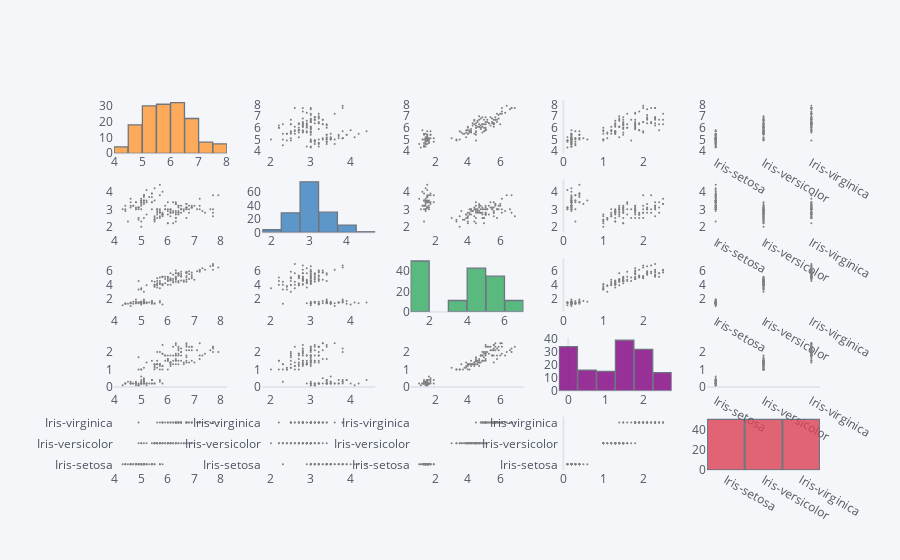

The cell this chart's notebook holds for it:
### Code cell
df.scatter_matrix()

### Figure 1 — Plotly figure (JSON) as saved in the notebook; plotly's stock layout.template omitted (floating-point values rounded to 4 significant figures; data arrays with more than 128 entries replaced by an {"elided": "..."} marker saying what was removed)
{"data": [{"histfunc": "count", "histnorm": "", "marker": {"color": "rgba(255, 153, 51, 1.0)", "line": {"color": "#4D5663", "width": 1.3}}, "name": "SepalLengthCm", "nbinsx": 10, "opacity": 0.8, "orientation": "v", "type": "histogram", "x": {"elided": "150 float values"}, "xaxis": "x", "yaxis": "y"}, {"line": {"color": "rgba(128, 128, 128, 1.0)", "dash": "solid", "shape": "linear", "width": 1.3}, "marker": {"size": 2, "symbol": "circle"}, "mode": "markers", "name": "SepalLengthCm", "text": "", "type": "scatter", "x": {"elided": "150 float values"}, "xaxis": "x2", "y": {"elided": "150 float values"}, "yaxis": "y2"}, {"line": {"color": "rgba(128, 128, 128, 1.0)", "dash": "solid", "shape": "linear", "width": 1.3}, "marker": {"size": 2, "symbol": "circle"}, "mode": "markers", "name": "SepalLengthCm", "text": "", "type": "scatter", "x": {"elided": "150 float values"}, "xaxis": "x3", "y": {"elided": "150 float values"}, "yaxis": "y3"}, {"line": {"color": "rgba(128, 128, 128, 1.0)", "dash": "solid", "shape": "linear", "width": 1.3}, "marker": {"size": 2, "symbol": "circle"}, "mode": "markers", "name": "SepalLengthCm", "text": "", "type": "scatter", "x": {"elided": "150 float values"}, "xaxis": "x4", "y": {"elided": "150 float values"}, "yaxis": "y4"}, {"line": {"color": "rgba(128, 128, 128, 1.0)", "dash": "solid", "shape": "linear", "width": 1.3}, "marker": {"size": 2, "symbol": "circle"}, "mode": "markers", "name": "SepalLengthCm", "text": "", "type": "scatter", "x": {"elided": "150 str values"}, "xaxis": "x5", "y": {"elided": "150 float values"}, "yaxis": "y5"}, {"line": {"color": "rgba(128, 128, 128, 1.0)", "dash": "solid", "shape": "linear", "width": 1.3}, "marker": {"size": 2, "symbol": "circle"}, "mode": "markers", "name": "SepalWidthCm", "text": "", "type": "scatter", "x": {"elided": "150 float values"}, "xaxis": "x6", "y": {"elided": "150 float values"}, "yaxis": "y6"}, {"histfunc": "count", "histnorm": "", "marker": {"color": "rgba(55, 128, 191, 1.0)", "line": {"color": "#4D5663", "width": 1.3}}, "name": "SepalWidthCm", "nbinsx": 10, "opacity": 0.8, "orientation": "v", "type": "histogram", "x": {"elided": "150 float values"}, "xaxis": "x7", "yaxis": "y7"}, {"line": {"color": "rgba(128, 128, 128, 1.0)", "dash": "solid", "shape": "linear", "width": 1.3}, "marker": {"size": 2, "symbol": "circle"}, "mode": "markers", "name": "SepalWidthCm", "text": "", "type": "scatter", "x": {"elided": "150 float values"}, "xaxis": "x8", "y": {"elided": "150 float values"}, "yaxis": "y8"}, {"line": {"color": "rgba(128, 128, 128, 1.0)", "dash": "solid", "shape": "linear", "width": 1.3}, "marker": {"size": 2, "symbol": "circle"}, "mode": "markers", "name": "SepalWidthCm", "text": "", "type": "scatter", "x": {"elided": "150 float values"}, "xaxis": "x9", "y": {"elided": "150 float values"}, "yaxis": "y9"}, {"line": {"color": "rgba(128, 128, 128, 1.0)", "dash": "solid", "shape": "linear", "width": 1.3}, "marker": {"size": 2, "symbol": "circle"}, "mode": "markers", "name": "SepalWidthCm", "text": "", "type": "scatter", "x": {"elided": "150 str values"}, "xaxis": "x10", "y": {"elided": "150 float values"}, "yaxis": "y10"}, {"line": {"color": "rgba(128, 128, 128, 1.0)", "dash": "solid", "shape": "linear", "width": 1.3}, "marker": {"size": 2, "symbol": "circle"}, "mode": "markers", "name": "PetalLengthCm", "text": "", "type": "scatter", "x": {"elided": "150 float values"}, "xaxis": "x11", "y": {"elided": "150 float values"}, "yaxis": "y11"}, {"line": {"color": "rgba(128, 128, 128, 1.0)", "dash": "solid", "shape": "linear", "width": 1.3}, "marker": {"size": 2, "symbol": "circle"}, "mode": "markers", "name": "PetalLengthCm", "text": "", "type": "scatter", "x": {"elided": "150 float values"}, "xaxis": "x12", "y": {"elided": "150 float values"}, "yaxis": "y12"}, {"histfunc": "count", "histnorm": "", "marker": {"color": "rgba(50, 171, 96, 1.0)", "line": {"color": "#4D5663", "width": 1.3}}, "name": "PetalLengthCm", "nbinsx": 10, "opacity": 0.8, "orientation": "v", "type": "histogram", "x": {"elided": "150 float values"}, "xaxis": "x13", "yaxis": "y13"}, {"line": {"color": "rgba(128, 128, 128, 1.0)", "dash": "solid", "shape": "linear", "width": 1.3}, "marker": {"size": 2, "symbol": "circle"}, "mode": "markers", "name": "PetalLengthCm", "text": "", "type": "scatter", "x": {"elided": "150 float values"}, "xaxis": "x14", "y": {"elided": "150 float values"}, "yaxis": "y14"}, {"line": {"color": "rgba(128, 128, 128, 1.0)", "dash": "solid", "shape": "linear", "width": 1.3}, "marker": {"size": 2, "symbol": "circle"}, "mode": "markers", "name": "PetalLengthCm", "text": "", "type": "scatter", "x": {"elided": "150 str values"}, "xaxis": "x15", "y": {"elided": "150 float values"}, "yaxis": "y15"}, {"line": {"color": "rgba(128, 128, 128, 1.0)", "dash": "solid", "shape": "linear", "width": 1.3}, "marker": {"size": 2, "symbol": "circle"}, "mode": "markers", "name": "PetalWidthCm", "text": "", "type": "scatter", "x": {"elided": "150 float values"}, "xaxis": "x16", "y": {"elided": "150 float values"}, "yaxis": "y16"}, {"line": {"color": "rgba(128, 128, 128, 1.0)", "dash": "solid", "shape": "linear", "width": 1.3}, "marker": {"size": 2, "symbol": "circle"}, "mode": "markers", "name": "PetalWidthCm", "text": "", "type": "scatter", "x": {"elided": "150 float values"}, "xaxis": "x17", "y": {"elided": "150 float values"}, "yaxis": "y17"}, {"line": {"color": "rgba(128, 128, 128, 1.0)", "dash": "solid", "shape": "linear", "width": 1.3}, "marker": {"size": 2, "symbol": "circle"}, "mode": "markers", "name": "PetalWidthCm", "text": "", "type": "scatter", "x": {"elided": "150 float values"}, "xaxis": "x18", "y": {"elided": "150 float values"}, "yaxis": "y18"}, {"histfunc": "count", "histnorm": "", "marker": {"color": "rgba(128, 0, 128, 1.0)", "line": {"color": "#4D5663", "width": 1.3}}, "name": "PetalWidthCm", "nbinsx": 10, "opacity": 0.8, "orientation": "v", "type": "histogram", "x": {"elided": "150 float values"}, "xaxis": "x19", "yaxis": "y19"}, {"line": {"color": "rgba(128, 128, 128, 1.0)", "dash": "solid", "shape": "linear", "width": 1.3}, "marker": {"size": 2, "symbol": "circle"}, "mode": "markers", "name": "PetalWidthCm", "text": "", "type": "scatter", "x": {"elided": "150 str values"}, "xaxis": "x20", "y": {"elided": "150 float values"}, "yaxis": "y20"}, {"line": {"color": "rgba(128, 128, 128, 1.0)", "dash": "solid", "shape": "linear", "width": 1.3}, "marker": {"size": 2, "symbol": "circle"}, "mode": "markers", "name": "Species", "text": "", "type": "scatter", "x": {"elided": "150 float values"}, "xaxis": "x21", "y": {"elided": "150 str values"}, "yaxis": "y21"}, {"line": {"color": "rgba(128, 128, 128, 1.0)", "dash": "solid", "shape": "linear", "width": 1.3}, "marker": {"size": 2, "symbol": "circle"}, "mode": "markers", "name": "Species", "text": "", "type": "scatter", "x": {"elided": "150 float values"}, "xaxis": "x22", "y": {"elided": "150 str values"}, "yaxis": "y22"}, {"line": {"color": "rgba(128, 128, 128, 1.0)", "dash": "solid", "shape": "linear", "width": 1.3}, "marker": {"size": 2, "symbol": "circle"}, "mode": "markers", "name": "Species", "text": "", "type": "scatter", "x": {"elided": "150 float values"}, "xaxis": "x23", "y": {"elided": "150 str values"}, "yaxis": "y23"}, {"line": {"color": "rgba(128, 128, 128, 1.0)", "dash": "solid", "shape": "linear", "width": 1.3}, "marker": {"size": 2, "symbol": "circle"}, "mode": "markers", "name": "Species", "text": "", "type": "scatter", "x": {"elided": "150 float values"}, "xaxis": "x24", "y": {"elided": "150 str values"}, "yaxis": "y24"}, {"histfunc": "count", "histnorm": "", "marker": {"color": "rgba(219, 64, 82, 1.0)", "line": {"color": "#4D5663", "width": 1.3}}, "name": "Species", "nbinsx": 10, "opacity": 0.8, "orientation": "v", "type": "histogram", "x": {"elided": "150 str values"}, "xaxis": "x25", "yaxis": "y25"}], "layout": {"bargap": 0.02, "legend": {"bgcolor": "#F5F6F9", "font": {"color": "#4D5663"}}, "paper_bgcolor": "#F5F6F9", "plot_bgcolor": "#F5F6F9", "showlegend": false, "title": {"font": {"color": "#4D5663"}}, "xaxis": {"anchor": "y", "domain": [0, 0.16], "gridcolor": "#E1E5ED", "showgrid": false, "tickfont": {"color": "#4D5663"}, "title": {"font": {"color": "#4D5663"}, "text": ""}, "zerolinecolor": "#E1E5ED"}, "xaxis10": {"anchor": "y10", "domain": [0.84, 1], "gridcolor": "#E1E5ED", "showgrid": false, "tickfont": {"color": "#4D5663"}, "title": {"font": {"color": "#4D5663"}, "text": ""}, "zerolinecolor": "#E1E5ED"}, "xaxis11": {"anchor": "y11", "domain": [0, 0.16], "gridcolor": "#E1E5ED", "showgrid": false, "tickfont": {"color": "#4D5663"}, "title": {"font": {"color": "#4D5663"}, "text": ""}, "zerolinecolor": "#E1E5ED"}, "xaxis12": {"anchor": "y12", "domain": [0.21, 0.37], "gridcolor": "#E1E5ED", "showgrid": false, "tickfont": {"color": "#4D5663"}, "title": {"font": {"color": "#4D5663"}, "text": ""}, "zerolinecolor": "#E1E5ED"}, "xaxis13": {"anchor": "y13", "domain": [0.42, 0.58], "gridcolor": "#E1E5ED", "showgrid": false, "tickfont": {"color": "#4D5663"}, "title": {"font": {"color": "#4D5663"}, "text": ""}, "zerolinecolor": "#E1E5ED"}, "xaxis14": {"anchor": "y14", "domain": [0.63, 0.79], "gridcolor": "#E1E5ED", "showgrid": false, "tickfont": {"color": "#4D5663"}, "title": {"font": {"color": "#4D5663"}, "text": ""}, "zerolinecolor": "#E1E5ED"}, "xaxis15": {"anchor": "y15", "domain": [0.84, 1], "gridcolor": "#E1E5ED", "showgrid": false, "tickfont": {"color": "#4D5663"}, "title": {"font": {"color": "#4D5663"}, "text": ""}, "zerolinecolor": "#E1E5ED"}, "xaxis16": {"anchor": "y16", "domain": [0, 0.16], "gridcolor": "#E1E5ED", "showgrid": false, "tickfont": {"color": "#4D5663"}, "title": {"font": {"color": "#4D5663"}, "text": ""}, "zerolinecolor": "#E1E5ED"}, "xaxis17": {"anchor": "y17", "domain": [0.21, 0.37], "gridcolor": "#E1E5ED", "showgrid": false, "tickfont": {"color": "#4D5663"}, "title": {"font": {"color": "#4D5663"}, "text": ""}, "zerolinecolor": "#E1E5ED"}, "xaxis18": {"anchor": "y18", "domain": [0.42, 0.58], "gridcolor": "#E1E5ED", "showgrid": false, "tickfont": {"color": "#4D5663"}, "title": {"font": {"color": "#4D5663"}, "text": ""}, "zerolinecolor": "#E1E5ED"}, "xaxis19": {"anchor": "y19", "domain": [0.63, 0.79], "gridcolor": "#E1E5ED", "showgrid": false, "tickfont": {"color": "#4D5663"}, "title": {"font": {"color": "#4D5663"}, "text": ""}, "zerolinecolor": "#E1E5ED"}, "xaxis2": {"anchor": "y2", "domain": [0.21, 0.37], "gridcolor": "#E1E5ED", "showgrid": false, "tickfont": {"color": "#4D5663"}, "title": {"font": {"color": "#4D5663"}, "text": ""}, "zerolinecolor": "#E1E5ED"}, "xaxis20": {"anchor": "y20", "domain": [0.84, 1], "gridcolor": "#E1E5ED", "showgrid": false, "tickfont": {"color": "#4D5663"}, "title": {"font": {"color": "#4D5663"}, "text": ""}, "zerolinecolor": "#E1E5ED"}, "xaxis21": {"anchor": "y21", "domain": [0, 0.16], "gridcolor": "#E1E5ED", "showgrid": false, "tickfont": {"color": "#4D5663"}, "title": {"font": {"color": "#4D5663"}, "text": ""}, "zerolinecolor": "#E1E5ED"}, "xaxis22": {"anchor": "y22", "domain": [0.21, 0.37], "gridcolor": "#E1E5ED", "showgrid": false, "tickfont": {"color": "#4D5663"}, "title": {"font": {"color": "#4D5663"}, "text": ""}, "zerolinecolor": "#E1E5ED"}, "xaxis23": {"anchor": "y23", "domain": [0.42, 0.58], "gridcolor": "#E1E5ED", "showgrid": false, "tickfont": {"color": "#4D5663"}, "title": {"font": {"color": "#4D5663"}, "text": ""}, "zerolinecolor": "#E1E5ED"}, "xaxis24": {"anchor": "y24", "domain": [0.63, 0.79], "gridcolor": "#E1E5ED", "showgrid": false, "tickfont": {"color": "#4D5663"}, "title": {"font": {"color": "#4D5663"}, "text": ""}, "zerolinecolor": "#E1E5ED"}, "xaxis25": {"anchor": "y25", "domain": [0.84, 1], "gridcolor": "#E1E5ED", "showgrid": false, "tickfont": {"color": "#4D5663"}, "title": {"font": {"color": "#4D5663"}, "text": ""}, "zerolinecolor": "#E1E5ED"}, "xaxis3": {"anchor": "y3", "domain": [0.42, 0.58], "gridcolor": "#E1E5ED", "showgrid": false, "tickfont": {"color": "#4D5663"}, "title": {"font": {"color": "#4D5663"}, "text": ""}, "zerolinecolor": "#E1E5ED"}, "xaxis4": {"anchor": "y4", "domain": [0.63, 0.79], "gridcolor": "#E1E5ED", "showgrid": false, "tickfont": {"color": "#4D5663"}, "title": {"font": {"color": "#4D5663"}, "text": ""}, "zerolinecolor": "#E1E5ED"}, "xaxis5": {"anchor": "y5", "domain": [0.84, 1], "gridcolor": "#E1E5ED", "showgrid": false, "tickfont": {"color": "#4D5663"}, "title": {"font": {"color": "#4D5663"}, "text": ""}, "zerolinecolor": "#E1E5ED"}, "xaxis6": {"anchor": "y6", "domain": [0, 0.16], "gridcolor": "#E1E5ED", "showgrid": false, "tickfont": {"color": "#4D5663"}, "title": {"font": {"color": "#4D5663"}, "text": ""}, "zerolinecolor": "#E1E5ED"}, "xaxis7": {"anchor": "y7", "domain": [0.21, 0.37], "gridcolor": "#E1E5ED", "showgrid": false, "tickfont": {"color": "#4D5663"}, "title": {"font": {"color": "#4D5663"}, "text": ""}, "zerolinecolor": "#E1E5ED"}, "xaxis8": {"anchor": "y8", "domain": [0.42, 0.58], "gridcolor": "#E1E5ED", "showgrid": false, "tickfont": {"color": "#4D5663"}, "title": {"font": {"color": "#4D5663"}, "text": ""}, "zerolinecolor": "#E1E5ED"}, "xaxis9": {"anchor": "y9", "domain": [0.63, 0.79], "gridcolor": "#E1E5ED", "showgrid": false, "tickfont": {"color": "#4D5663"}, "title": {"font": {"color": "#4D5663"}, "text": ""}, "zerolinecolor": "#E1E5ED"}, "yaxis": {"anchor": "x", "domain": [0.856, 1], "gridcolor": "#E1E5ED", "showgrid": false, "tickfont": {"color": "#4D5663"}, "title": {"font": {"color": "#4D5663"}, "text": ""}, "zerolinecolor": "#E1E5ED"}, "yaxis10": {"anchor": "x10", "domain": [0.642, 0.786], "gridcolor": "#E1E5ED", "showgrid": false, "tickfont": {"color": "#4D5663"}, "title": {"font": {"color": "#4D5663"}, "text": ""}, "zerolinecolor": "#E1E5ED"}, "yaxis11": {"anchor": "x11", "domain": [0.428, 0.572], "gridcolor": "#E1E5ED", "showgrid": false, "tickfont": {"color": "#4D5663"}, "title": {"font": {"color": "#4D5663"}, "text": ""}, "zerolinecolor": "#E1E5ED"}, "yaxis12": {"anchor": "x12", "domain": [0.428, 0.572], "gridcolor": "#E1E5ED", "showgrid": false, "tickfont": {"color": "#4D5663"}, "title": {"font": {"color": "#4D5663"}, "text": ""}, "zerolinecolor": "#E1E5ED"}, "yaxis13": {"anchor": "x13", "domain": [0.428, 0.572], "gridcolor": "#E1E5ED", "showgrid": false, "tickfont": {"color": "#4D5663"}, "title": {"font": {"color": "#4D5663"}, "text": ""}, "zerolinecolor": "#E1E5ED"}, "yaxis14": {"anchor": "x14", "domain": [0.428, 0.572], "gridcolor": "#E1E5ED", "showgrid": false, "tickfont": {"color": "#4D5663"}, "title": {"font": {"color": "#4D5663"}, "text": ""}, "zerolinecolor": "#E1E5ED"}, "yaxis15": {"anchor": "x15", "domain": [0.428, 0.572], "gridcolor": "#E1E5ED", "showgrid": false, "tickfont": {"color": "#4D5663"}, "title": {"font": {"color": "#4D5663"}, "text": ""}, "zerolinecolor": "#E1E5ED"}, "yaxis16": {"anchor": "x16", "domain": [0.214, 0.358], "gridcolor": "#E1E5ED", "showgrid": false, "tickfont": {"color": "#4D5663"}, "title": {"font": {"color": "#4D5663"}, "text": ""}, "zerolinecolor": "#E1E5ED"}, "yaxis17": {"anchor": "x17", "domain": [0.214, 0.358], "gridcolor": "#E1E5ED", "showgrid": false, "tickfont": {"color": "#4D5663"}, "title": {"font": {"color": "#4D5663"}, "text": ""}, "zerolinecolor": "#E1E5ED"}, "yaxis18": {"anchor": "x18", "domain": [0.214, 0.358], "gridcolor": "#E1E5ED", "showgrid": false, "tickfont": {"color": "#4D5663"}, "title": {"font": {"color": "#4D5663"}, "text": ""}, "zerolinecolor": "#E1E5ED"}, "yaxis19": {"anchor": "x19", "domain": [0.214, 0.358], "gridcolor": "#E1E5ED", "showgrid": false, "tickfont": {"color": "#4D5663"}, "title": {"font": {"color": "#4D5663"}, "text": ""}, "zerolinecolor": "#E1E5ED"}, "yaxis2": {"anchor": "x2", "domain": [0.856, 1], "gridcolor": "#E1E5ED", "showgrid": false, "tickfont": {"color": "#4D5663"}, "title": {"font": {"color": "#4D5663"}, "text": ""}, "zerolinecolor": "#E1E5ED"}, "yaxis20": {"anchor": "x20", "domain": [0.214, 0.358], "gridcolor": "#E1E5ED", "showgrid": false, "tickfont": {"color": "#4D5663"}, "title": {"font": {"color": "#4D5663"}, "text": ""}, "zerolinecolor": "#E1E5ED"}, "yaxis21": {"anchor": "x21", "domain": [0, 0.144], "gridcolor": "#E1E5ED", "showgrid": false, "tickfont": {"color": "#4D5663"}, "title": {"font": {"color": "#4D5663"}, "text": ""}, "zerolinecolor": "#E1E5ED"}, "yaxis22": {"anchor": "x22", "domain": [0, 0.144], "gridcolor": "#E1E5ED", "showgrid": false, "tickfont": {"color": "#4D5663"}, "title": {"font": {"color": "#4D5663"}, "text": ""}, "zerolinecolor": "#E1E5ED"}, "yaxis23": {"anchor": "x23", "domain": [0, 0.144], "gridcolor": "#E1E5ED", "showgrid": false, "tickfont": {"color": "#4D5663"}, "title": {"font": {"color": "#4D5663"}, "text": ""}, "zerolinecolor": "#E1E5ED"}, "yaxis24": {"anchor": "x24", "domain": [0, 0.144], "gridcolor": "#E1E5ED", "showgrid": false, "tickfont": {"color": "#4D5663"}, "title": {"font": {"color": "#4D5663"}, "text": ""}, "zerolinecolor": "#E1E5ED"}, "yaxis25": {"anchor": "x25", "domain": [0, 0.144], "gridcolor": "#E1E5ED", "showgrid": false, "tickfont": {"color": "#4D5663"}, "title": {"font": {"color": "#4D5663"}, "text": ""}, "zerolinecolor": "#E1E5ED"}, "yaxis3": {"anchor": "x3", "domain": [0.856, 1], "gridcolor": "#E1E5ED", "showgrid": false, "tickfont": {"color": "#4D5663"}, "title": {"font": {"color": "#4D5663"}, "text": ""}, "zerolinecolor": "#E1E5ED"}, "yaxis4": {"anchor": "x4", "domain": [0.856, 1], "gridcolor": "#E1E5ED", "showgrid": false, "tickfont": {"color": "#4D5663"}, "title": {"font": {"color": "#4D5663"}, "text": ""}, "zerolinecolor": "#E1E5ED"}, "yaxis5": {"anchor": "x5", "domain": [0.856, 1], "gridcolor": "#E1E5ED", "showgrid": false, "tickfont": {"color": "#4D5663"}, "title": {"font": {"color": "#4D5663"}, "text": ""}, "zerolinecolor": "#E1E5ED"}, "yaxis6": {"anchor": "x6", "domain": [0.642, 0.786], "gridcolor": "#E1E5ED", "showgrid": false, "tickfont": {"color": "#4D5663"}, "title": {"font": {"color": "#4D5663"}, "text": ""}, "zerolinecolor": "#E1E5ED"}, "yaxis7": {"anchor": "x7", "domain": [0.642, 0.786], "gridcolor": "#E1E5ED", "showgrid": false, "tickfont": {"color": "#4D5663"}, "title": {"font": {"color": "#4D5663"}, "text": ""}, "zerolinecolor": "#E1E5ED"}, "yaxis8": {"anchor": "x8", "domain": [0.642, 0.786], "gridcolor": "#E1E5ED", "showgrid": false, "tickfont": {"color": "#4D5663"}, "title": {"font": {"color": "#4D5663"}, "text": ""}, "zerolinecolor": "#E1E5ED"}, "yaxis9": {"anchor": "x9", "domain": [0.642, 0.786], "gridcolor": "#E1E5ED", "showgrid": false, "tickfont": {"color": "#4D5663"}, "title": {"font": {"color": "#4D5663"}, "text": ""}, "zerolinecolor": "#E1E5ED"}}}
